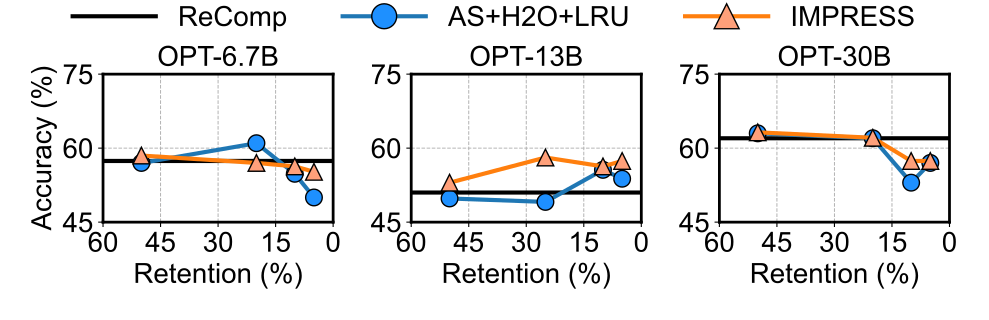

Python code for this plot:
import matplotlib.pyplot as plt
import matplotlib as mpl
import matplotlib.ticker as ticker
import os

# 全局设置字体为 Arial，字体大小为 14（可以根据需要调整）
mpl.rcParams['font.family'] = 'Arial'
mpl.rcParams['font.size'] = 20



# 数据定义
# OPT-6.7b
# recomp
x11 = [60, 50, 25, 10, 5, 0]
y11 = [57.4, 57.4, 57.4, 57.4, 57.4, 57.4]
# as+h2o
x12 = [50, 20, 10, 5]
y12 = [57, 61, 54.8, 50]
# ours
x13 = [50, 20, 10, 5]
y13 = [58.5, 57, 56.3, 55.2]

# OPT-13b
# recomp
x21 = [60, 50, 25, 10, 5, 0]
y21 = [51, 51, 51, 51, 51, 51]
# as+h2o
x22 = [50, 25, 10, 5]
y22 = [49.8, 49.1, 55.6, 53.8]
# ours
x23 = [50, 25, 10, 5]
y23 = [53, 58.1, 56.3, 57.4]
# OPT-30b
# recomp
x31 = [60, 50, 25, 10, 5, 0]
y31 = [62, 62, 62, 62, 62, 62]
# as+h2o
x32 = [50, 20, 10, 5]
y32 = [63, 62, 53, 57]
# ours
x33 = [50, 20, 10, 5]
y33 = [63.2, 62.1, 57.4, 57.4]


# 开始绘图
# fig, axes = plt.subplots(1, 3, figsize=(12, 4), sharey=True)
fig, axes = plt.subplots(1, 3, figsize=(12 * 3.3 / 4, 3.2), sharey=False)

# 让 x 轴从大到小排列
for ax in axes:
    ax.invert_xaxis()


markersize = 12
linewidth = 3
fontsize = 20

# 第一个子图
axes[0].plot(x11, y11, 'k-', label='ReComp', linewidth=linewidth)  # 黑色线，不加点
axes[0].plot(x12, y12, 'o-', label='AS', linewidth=linewidth, markersize=markersize, markeredgecolor='k', markerfacecolor='dodgerblue')  # 蓝色线，带黑色边框的点
axes[0].plot(x13, y13, '^-', label='AS+H2O', linewidth=linewidth, markersize=markersize, markeredgecolor='k', markerfacecolor='lightsalmon')  # 红色线，带黑色边框的点
axes[0].set_title('OPT-6.7B', fontsize=fontsize)
axes[0].set_xlabel('Retention (%)')
axes[0].set_ylabel('Accuracy (%)')

# 第二个子图
axes[1].plot(x21, y21, 'k-', label='ReComp', linewidth=linewidth)  # 黑色线，不加点
axes[1].plot(x22, y22, 'o-', label='AS', linewidth=linewidth, markersize=markersize, markeredgecolor='k', markerfacecolor='dodgerblue')  # 蓝色线，带黑色边框的点
axes[1].plot(x23, y23, '^-', label='AS+H2O', linewidth=linewidth, markersize=markersize, markeredgecolor='k', markerfacecolor='lightsalmon')  # 红色线，带黑色边框的点
axes[1].set_title('OPT-13B', fontsize=fontsize)
axes[1].set_xlabel('Retention (%)')

# 第三个子图
axes[2].plot(x31, y31, 'k-', label='ReComp', linewidth=linewidth)  # 黑色线，不加点
axes[2].plot(x32, y32, 'o-', label='AS', linewidth=linewidth, markersize=markersize, markeredgecolor='k', markerfacecolor='dodgerblue')  # 蓝色线，带黑色边框的点
axes[2].plot(x33, y33, '^-', label='AS+H2O', linewidth=linewidth, markersize=markersize, markeredgecolor='k', markerfacecolor='lightsalmon')  # 红色线，带黑色边框的点
axes[2].set_title('OPT-30B', fontsize=fontsize)
axes[2].set_xlabel('Retention (%)')

# 调整布局和图例
# axes[0].legend()
axes[0].set_ylim(45, 75)
# x 轴刻度间隔
axes[0].xaxis.set_major_locator(ticker.MultipleLocator(15))  # 每隔 15 标记一个刻度
# y 轴刻度间隔
axes[0].yaxis.set_major_locator(ticker.MultipleLocator(15))
axes[1].set_ylim(45, 75)
axes[1].xaxis.set_major_locator(ticker.MultipleLocator(15))
axes[1].yaxis.set_major_locator(ticker.MultipleLocator(15))
axes[2].set_ylim(45, 75)
axes[2].xaxis.set_major_locator(ticker.MultipleLocator(15))
axes[2].yaxis.set_major_locator(ticker.MultipleLocator(15))


for ax in axes:
    ax.set_xlim(60, 0)
    # ax.legend()
    # 添加虚线网格
    ax.grid(True, linestyle='--', linewidth=0.7)  # 网格线样式为虚线，线宽为 0.7

# 创建一个统一的图例，横跨三个子图
# fig.legend(axes[0].get_lines(), ['ReComp', 'AS', 'AS+H2O'], loc='upper center', 
        #    bbox_to_anchor=(0.5, 1.08), ncol=3, frameon=False)
fig.legend(axes[0].get_lines(), ['ReComp', 'AS+H2O+LRU', 'IMPRESS'], loc='upper center', 
           bbox_to_anchor=(0.5, 1.06), ncol=3, frameon=False, fontsize=20, 
           markerscale=1.5, handlelength=3)
# plt.tight_layout(rect=[0, 0, 0, 3])
# 调整边距
# plt.subplots_adjust(left=0.1, bottom=0.1, right=0.9, top=0.9, wspace=0.4, hspace=0.4)



# 设置每个子图的外边框加粗
lwidth = 2
for ax in axes:
    ax.spines['top'].set_linewidth(lwidth)
    ax.spines['right'].set_linewidth(lwidth)
    ax.spines['bottom'].set_linewidth(lwidth)
    ax.spines['left'].set_linewidth(lwidth)

plt.tight_layout(rect=[0, 0, 1, 0.95])

# 获取当前 py 文件名并替换扩展名为 .png
filename = os.path.splitext(os.path.basename(__file__))[0] + '.pdf'
plt.savefig(filename)
